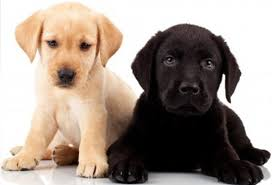
#> input picture Assignments/10/dogs.jpeg, 272 x 185 px
$ jupyter execute '10_Unsupervised Learning_CaseStudy II.ipynb'   (shell and % lines are left out)
#> lines starting #> are read from the running program, lines starting #| are printed output that depends on the picture
[cell 1]
# from PIL import Image
import matplotlib.pyplot as plt
from matplotlib import image as img
from mpl_toolkits.mplot3d import Axes3D
import pandas as pd
from scipy.cluster.vq import whiten
from scipy.cluster.vq import kmeans
import matplotlib.pyplot as plt
from scipy import ndimage
from sklearn import cluster

[cell 2]
# [7 lines of commented-out code are left out]

[cell 3]
image = img.imread('dogs.jpeg')
#> image is the input picture: shape (185, 272, 3); mean R, G, B 160.9, 147.9, 138.1
image.shape
#> Out = (185, 272, 3)

[cell 4]
plt.imshow(image)

[cell 5]
r = []
g = []
b = []
for line in image:
    for pixel in line:
        temp_r, temp_g, temp_b = pixel
        r.append(temp_r)
        g.append(temp_g)
        b.append(temp_b)
#> after the loop, b = 50320 items; g = 50320 items; r = 50320 items

[cell 6]
fig = plt.figure()
ax = Axes3D(fig)
ax.scatter(r, g, b)
plt.show()

[cell 7]
df = pd.DataFrame({'red': r,
'blue': b,
'green': g})
#> df = table of 50320 rows and 3 columns

[cell 8]
df['scaled_red'] = whiten(df['red'])
df['scaled_blue'] = whiten(df['blue'])
df['scaled_green'] = whiten(df['green'])

[cell 9]
df.head(7)
#> Out = table of 7 rows and 6 columns

[cell 10]
cluster_centers, distortion = kmeans(df[['scaled_red', 'scaled_green', 'scaled_blue']], 3)
#> cluster_centers = [[2.43, 2.43, 2.44], [2.04, 1.72, 1.45], [0.286, 0.213, 0.205]]; distortion = 0.311

[cell 11]
cluster_centers
#> Out has the same summary as cluster_centers

[cell 12]
colors = []
r_std, g_std, b_std = df[['red', 'green', 'blue']].std()
#> r_std = 103.4; g_std = 101.8; b_std = 99.67
for cluster_center in cluster_centers:
    scaled_r, scaled_g, scaled_b = cluster_center
    colors.append((scaled_r * r_std / 255,scaled_g * g_std / 255,scaled_b * b_std / 255))
#> this loop made 3 passes
#> after the loop, colors = [(0.987, 0.972, 0.954), (0.827, 0.687, 0.565), (0.116, 0.0848, 0.0803)]

plt.imshow([colors])
plt.show()
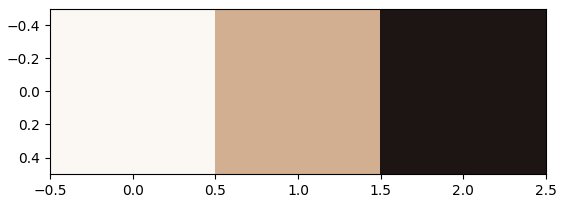
#> figure drawn by matplotlib, 1 panel

###### Another Method

[cell 13]
image = ndimage.imread("dogs.jpeg")
plt.figure(figsize = (15,8))
plt.imshow(image)

[cell 14]
image.shape
#> Out = (185, 272, 3)

[cell 15]
x, y, z = image.shape
#> x = 185; y = 272; z = 3
image_2d = image.reshape(x*y, z)
image_2d.shape
#> Out = (50320, 3)

[cell 16]
kmeans_cluster = cluster.KMeans(n_clusters=3)
kmeans_cluster.fit(image_2d)
cluster_centers = kmeans_cluster.cluster_centers_
cluster_labels = kmeans_cluster.labels_

[cell 17]
cluster_centers

[cell 18]
cluster_labels

[cell 19]
plt.imshow(cluster_centers)
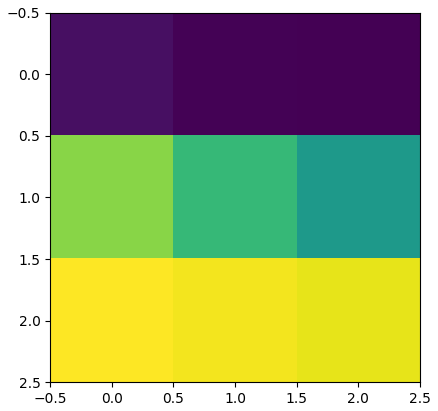
#> figure drawn by matplotlib, 1 panel

[cell 20]
plt.plot(cluster_labels, 'o')
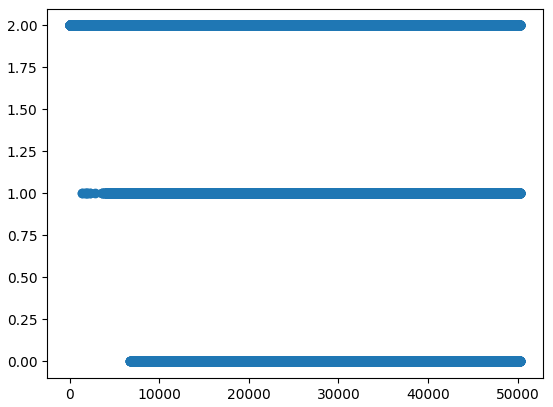
#> figure drawn by matplotlib, 1 panel; curve peaks at x = 0, y = 2
